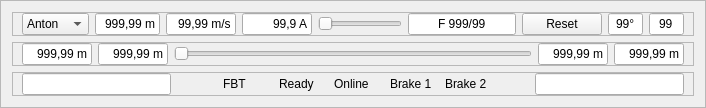
     <widget class="QFrame" name="frameHeader">
      <property name="layoutDirection">
       <enum>Qt::LayoutDirection::LeftToRight</enum>
      </property>
      <property name="frameShape">
       <enum>QFrame::Shape::StyledPanel</enum>
      </property>
      <layout class="QVBoxLayout" name="verticalLayout_2">
       <item>
        <widget class="QFrame" name="frameHeaderTop">
         <property name="frameShape">
          <enum>QFrame::Shape::StyledPanel</enum>
         </property>
         <property name="frameShadow">
          <enum>QFrame::Shadow::Raised</enum>
         </property>
         <layout class="QHBoxLayout" name="horizontalLayout" stretch="0,0,0,0,0,0,0,0,0">
          <property name="topMargin">
           <number>0</number>
          </property>
          <property name="bottomMargin">
           <number>0</number>
          </property>
          <item>
           <widget class="QComboBox" name="cmb_axis">
            <property name="minimumSize">
             <size>
              <width>0</width>
              <height>0</height>
             </size>
            </property>
            <item>
             <property name="text">
              <string>Anton</string>
             </property>
            </item>
            <item>
             <property name="text">
              <string>Debby</string>
             </property>
            </item>
            <item>
             <property name="text">
              <string>Burt</string>
             </property>
            </item>
            <item>
             <property name="text">
              <string>Cecil</string>
             </property>
            </item>
            <item>
             <property name="text">
              <string>SIMUL</string>
             </property>
            </item>
           </widget>
          </item>
          <item>
           <widget class="QLineEdit" name="txt_pos">
            <property name="minimumSize">
             <size>
              <width>0</width>
              <height>0</height>
             </size>
            </property>
            <property name="maximumSize">
             <size>
              <width>65</width>
              <height>16777215</height>
             </size>
            </property>
            <property name="text">
             <string>999,99 m</string>
            </property>
            <property name="alignment">
             <set>Qt::AlignmentFlag::AlignRight|Qt::AlignmentFlag::AlignTrailing|Qt::AlignmentFlag::AlignVCenter</set>
            </property>
            <property name="readOnly">
             <bool>true</bool>
            </property>
           </widget>
          </item>
          <item>
           <widget class="QLineEdit" name="txt_vel">
            <property name="minimumSize">
             <size>
              <width>0</width>
              <height>0</height>
             </size>
            </property>
            <property name="maximumSize">
             <size>
              <width>70</width>
              <height>16777215</height>
             </size>
            </property>
            <property name="text">
             <string>99,99 m/s</string>
            </property>
            <property name="alignment">
             <set>Qt::AlignmentFlag::AlignRight|Qt::AlignmentFlag::AlignTrailing|Qt::AlignmentFlag::AlignVCenter</set>
            </property>
            <property name="readOnly">
             <bool>true</bool>
            </property>
           </widget>
          </item>
          <item>
           <widget class="QLineEdit" name="txt_amp">
            <property name="sizePolicy">
             <sizepolicy hsizetype="Expanding" vsizetype="Fixed">
              <horstretch>0</horstretch>
              <verstretch>0</verstretch>
             </sizepolicy>
            </property>
            <property name="minimumSize">
             <size>
              <width>0</width>
              <height>0</height>
             </size>
            </property>
            <property name="maximumSize">
             <size>
              <width>70</width>
              <height>16777215</height>
             </size>
            </property>
            <property name="text">
             <string>99,9 A</string>
            </property>
            <property name="alignment">
             <set>Qt::AlignmentFlag::AlignRight|Qt::AlignmentFlag::AlignTrailing|Qt::AlignmentFlag::AlignVCenter</set>
            </property>
            <property name="readOnly">
             <bool>true</bool>
            </property>
           </widget>
          </item>
          <item>
           <widget class="QSlider" name="sldVelCmd">
            <property name="sizePolicy">
             <sizepolicy hsizetype="MinimumExpanding" vsizetype="Fixed">
              <horstretch>0</horstretch>
              <verstretch>0</verstretch>
             </sizepolicy>
            </property>
            <property name="minimumSize">
             <size>
              <width>0</width>
              <height>0</height>
             </size>
            </property>
            <property name="orientation">
             <enum>Qt::Orientation::Horizontal</enum>
            </property>
           </widget>
          </item>
          <item>
           <widget class="QLineEdit" name="txt_status">
            <property name="minimumSize">
             <size>
              <width>0</width>
              <height>0</height>
             </size>
            </property>
            <property name="maximumSize">
             <size>
              <width>130</width>
              <height>16777215</height>
             </size>
            </property>
            <property name="text">
             <string>F 999/99</string>
            </property>
            <property name="alignment">
             <set>Qt::AlignmentFlag::AlignCenter</set>
            </property>
            <property name="readOnly">
             <bool>true</bool>
            </property>
           </widget>
          </item>
          <item>
           <widget class="QPushButton" name="btn_reset">
            <property name="minimumSize">
             <size>
              <width>0</width>
              <height>0</height>
             </size>
            </property>
            <property name="text">
             <string>Reset</string>
            </property>
           </widget>
          </item>
          <item>
           <widget class="QLineEdit" name="txt_temp">
            <property name="minimumSize">
             <size>
              <width>0</width>
              <height>0</height>
             </size>
            </property>
            <property name="maximumSize">
             <size>
              <width>35</width>
              <height>16777215</height>
             </size>
            </property>
            <property name="text">
             <string>99°</string>
            </property>
            <property name="alignment">
             <set>Qt::AlignmentFlag::AlignCenter</set>
            </property>
            <property name="readOnly">
             <bool>true</bool>
            </property>
           </widget>
          </item>
          <item>
           <widget class="QLineEdit" name="txt_tick">
            <property name="minimumSize">
             <size>
              <width>0</width>
              <height>0</height>
             </size>
            </property>
            <property name="maximumSize">
             <size>
              <width>35</width>
              <height>16777215</height>
             </size>
            </property>
            <property name="text">
             <string>99</string>
            </property>
            <property name="alignment">
             <set>Qt::AlignmentFlag::AlignCenter</set>
            </property>
            <property name="readOnly">
             <bool>true</bool>
            </property>
           </widget>
          </item>
         </layout>
        </widget>
       </item>
       <item>
        <widget class="QFrame" name="frameHeaderLimits">
         <property name="sizePolicy">
          <sizepolicy hsizetype="Preferred" vsizetype="Preferred">
           <horstretch>0</horstretch>
           <verstretch>0</verstretch>
          </sizepolicy>
         </property>
         <property name="frameShape">
          <enum>QFrame::Shape::StyledPanel</enum>
         </property>
         <property name="frameShadow">
          <enum>QFrame::Shadow::Raised</enum>
         </property>
         <layout class="QHBoxLayout" name="horizontalLayout_3" stretch="0,0,1,0,0">
          <property name="topMargin">
           <number>0</number>
          </property>
          <property name="bottomMargin">
           <number>0</number>
          </property>
          <item>
           <widget class="QLineEdit" name="txtLimitHardMin">
            <property name="sizePolicy">
             <sizepolicy hsizetype="Expanding" vsizetype="Fixed">
              <horstretch>0</horstretch>
              <verstretch>0</verstretch>
             </sizepolicy>
            </property>
            <property name="maximumSize">
             <size>
              <width>70</width>
              <height>16777215</height>
             </size>
            </property>
            <property name="text">
             <string>999,99 m</string>
            </property>
            <property name="alignment">
             <set>Qt::AlignmentFlag::AlignRight|Qt::AlignmentFlag::AlignTrailing|Qt::AlignmentFlag::AlignVCenter</set>
            </property>
           </widget>
          </item>
          <item>
           <widget class="QLineEdit" name="txtLimitUserMin">
            <property name="sizePolicy">
             <sizepolicy hsizetype="Expanding" vsizetype="Fixed">
              <horstretch>0</horstretch>
              <verstretch>0</verstretch>
             </sizepolicy>
            </property>
            <property name="maximumSize">
             <size>
              <width>70</width>
              <height>16777215</height>
             </size>
            </property>
            <property name="text">
             <string>999,99 m</string>
            </property>
            <property name="alignment">
             <set>Qt::AlignmentFlag::AlignRight|Qt::AlignmentFlag::AlignTrailing|Qt::AlignmentFlag::AlignVCenter</set>
            </property>
           </widget>
          </item>
          <item>
           <widget class="QSlider" name="sldLimitRange">
            <property name="sizePolicy">
             <sizepolicy hsizetype="Expanding" vsizetype="Fixed">
              <horstretch>0</horstretch>
              <verstretch>0</verstretch>
             </sizepolicy>
            </property>
            <property name="minimumSize">
             <size>
              <width>0</width>
              <height>0</height>
             </size>
            </property>
            <property name="baseSize">
             <size>
              <width>0</width>
              <height>0</height>
             </size>
            </property>
            <property name="orientation">
             <enum>Qt::Orientation::Horizontal</enum>
            </property>
           </widget>
          </item>
          <item>
           <widget class="QLineEdit" name="txtLimitUserMax">
            <property name="sizePolicy">
             <sizepolicy hsizetype="Expanding" vsizetype="Fixed">
              <horstretch>0</horstretch>
              <verstretch>0</verstretch>
             </sizepolicy>
            </property>
            <property name="maximumSize">
             <size>
              <width>70</width>
              <height>16777215</height>
             </size>
            </property>
            <property name="text">
             <string>999,99 m</string>
            </property>
            <property name="alignment">
             <set>Qt::AlignmentFlag::AlignRight|Qt::AlignmentFlag::AlignTrailing|Qt::AlignmentFlag::AlignVCenter</set>
            </property>
           </widget>
          </item>
          <item>
           <widget class="QLineEdit" name="txtLimitHardMax">
            <property name="sizePolicy">
             <sizepolicy hsizetype="Expanding" vsizetype="Fixed">
              <horstretch>0</horstretch>
              <verstretch>0</verstretch>
             </sizepolicy>
            </property>
            <property name="maximumSize">
             <size>
              <width>70</width>
              <height>16777215</height>
             </size>
            </property>
            <property name="text">
             <string>999,99 m</string>
            </property>
            <property name="alignment">
             <set>Qt::AlignmentFlag::AlignRight|Qt::AlignmentFlag::AlignTrailing|Qt::AlignmentFlag::AlignVCenter</set>
            </property>
           </widget>
          </item>
         </layout>
        </widget>
       </item>
       <item>
        <widget class="QFrame" name="frameHeaderIndicators">
         <property name="frameShape">
          <enum>QFrame::Shape::StyledPanel</enum>
         </property>
         <property name="frameShadow">
          <enum>QFrame::Shadow::Raised</enum>
         </property>
         <layout class="QHBoxLayout" name="horizontalLayout_2" stretch="3,0,1,1,1,1,1,0,3">
          <property name="topMargin">
           <number>0</number>
          </property>
          <property name="bottomMargin">
           <number>0</number>
          </property>
          <item>
           <widget class="QLineEdit" name="txtHeaderTitle" />
          </item>
          <item>
           <spacer name="horizontalSpacer">
            <property name="orientation">
             <enum>Qt::Orientation::Horizontal</enum>
            </property>
            <property name="sizeHint" stdset="0">
             <size>
              <width>40</width>
              <height>20</height>
             </size>
            </property>
           </spacer>
          </item>
          <item>
           <layout class="QHBoxLayout" name="layoutLedFBT">
            <property name="spacing">
             <number>6</number>
            </property>
            <property name="leftMargin">
             <number>0</number>
            </property>
            <property name="topMargin">
             <number>0</number>
            </property>
            <property name="rightMargin">
             <number>0</number>
            </property>
            <property name="bottomMargin">
             <number>0</number>
            </property>
            <item>
             <widget class="QFrame" name="ledHdrFbtDot" />
            </item>
            <item>
             <widget class="QLabel" name="lblHdrFbt">
              <property name="text">
               <string>FBT</string>
              </property>
             </widget>
            </item>
            <item>
             <spacer name="spFBT_2">
              <property name="orientation">
               <enum>Qt::Orientation::Horizontal</enum>
              </property>
              <property name="sizeHint" stdset="0">
               <size>
                <width>10</width>
                <height>10</height>
               </size>
              </property>
             </spacer>
            </item>
           </layout>
          </item>
          <item>
           <layout class="QHBoxLayout" name="layoutLedReady">
            <property name="spacing">
             <number>6</number>
            </property>
            <property name="leftMargin">
             <number>0</number>
            </property>
            <property name="topMargin">
             <number>0</number>
            </property>
            <property name="rightMargin">
             <number>0</number>
            </property>
            <property name="bottomMargin">
             <number>0</number>
            </property>
            <item>
             <widget class="QFrame" name="ledHdrReadyDot" />
            </item>
            <item>
             <widget class="QLabel" name="lblHdrReady">
              <property name="text">
               <string>Ready</string>
              </property>
             </widget>
            </item>
            <item>
             <spacer name="spReady_2">
              <property name="orientation">
               <enum>Qt::Orientation::Horizontal</enum>
              </property>
              <property name="sizeHint" stdset="0">
               <size>
                <width>10</width>
                <height>10</height>
               </size>
              </property>
             </spacer>
            </item>
           </layout>
          </item>
          <item>
           <layout class="QHBoxLayout" name="layoutLedOnline">
            <property name="spacing">
             <number>6</number>
            </property>
            <property name="leftMargin">
             <number>0</number>
            </property>
            <property name="topMargin">
             <number>0</number>
            </property>
            <property name="rightMargin">
             <number>0</number>
            </property>
            <property name="bottomMargin">
             <number>0</number>
            </property>
            <item>
             <widget class="QFrame" name="ledHdrOnlineDot" />
            </item>
            <item>
             <widget class="QLabel" name="lblHdrOnline">
              <property name="text">
               <string>Online</string>
              </property>
             </widget>
            </item>
            <item>
             <spacer name="spOnline_2">
              <property name="orientation">
               <enum>Qt::Orientation::Horizontal</enum>
              </property>
              <property name="sizeHint" stdset="0">
               <size>
                <width>10</width>
                <height>10</height>
               </size>
              </property>
             </spacer>
            </item>
           </layout>
          </item>
          <item>
           <layout class="QHBoxLayout" name="layoutLEDBrk1">
            <property name="spacing">
             <number>6</number>
            </property>
            <property name="leftMargin">
             <number>0</number>
            </property>
            <property name="topMargin">
             <number>0</number>
            </property>
            <property name="rightMargin">
             <number>0</number>
            </property>
            <property name="bottomMargin">
             <number>0</number>
            </property>
            <item>
             <widget class="QFrame" name="ledHdrBrk1Dot" />
            </item>
            <item>
             <widget class="QLabel" name="lblHdrBrk1">
              <property name="text">
               <string>Brake 1</string>
              </property>
             </widget>
            </item>
            <item>
             <spacer name="spBrk1_2">
              <property name="orientation">
               <enum>Qt::Orientation::Horizontal</enum>
              </property>
              <property name="sizeHint" stdset="0">
               <size>
                <width>10</width>
                <height>10</height>
               </size>
              </property>
             </spacer>
            </item>
           </layout>
          </item>
          <item>
           <layout class="QHBoxLayout" name="layoutLedBrk2">
            <property name="spacing">
             <number>6</number>
            </property>
            <property name="leftMargin">
             <number>0</number>
            </property>
            <property name="topMargin">
             <number>0</number>
            </property>
            <property name="rightMargin">
             <number>0</number>
            </property>
            <property name="bottomMargin">
             <number>0</number>
            </property>
            <item>
             <widget class="QFrame" name="ledHdrBrk2Dot" />
            </item>
            <item>
             <widget class="QLabel" name="lblHdrBrk2">
              <property name="text">
               <string>Brake 2</string>
              </property>
             </widget>
            </item>
            <item>
             <spacer name="spBrk2_2">
              <property name="orientation">
               <enum>Qt::Orientation::Horizontal</enum>
              </property>
              <property name="sizeHint" stdset="0">
               <size>
                <width>10</width>
                <height>10</height>
               </size>
              </property>
             </spacer>
            </item>
           </layout>
          </item>
          <item>
           <spacer name="horizontalSpacer_2">
            <property name="orientation">
             <enum>Qt::Orientation::Horizontal</enum>
            </property>
            <property name="sizeHint" stdset="0">
             <size>
              <width>40</width>
              <height>20</height>
             </size>
            </property>
           </spacer>
          </item>
          <item>
           <widget class="QLineEdit" name="txtHeaderSpacer" />
          </item>
         </layout>
        </widget>
       </item>
      </layout>
     </widget>
